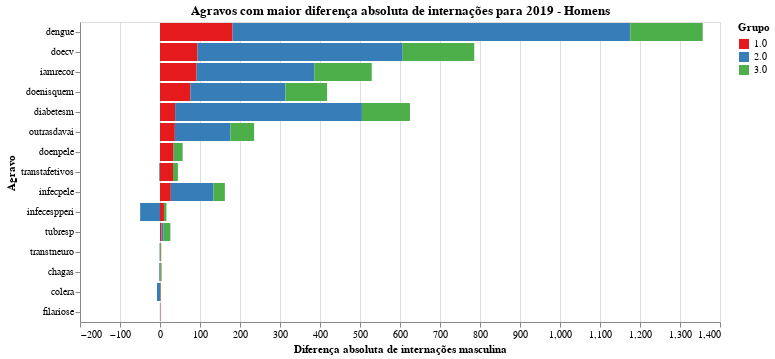

The cell this chart's notebook holds for it:
### Code cell
chart = plot_grafico_dif(df_19, df_r,
                         'inter_homem', 
                         "Agravos com maior diferença absoluta de internações para 2019 - Homens",
                        "Diferença absoluta de internações masculina")

#chart.save('tx_bruta_h.svg')
chart

### Figure 1 — Vega-Lite specification as saved in the notebook (floating-point values rounded to 4 significant figures)
{"config": {"view": {"continuousWidth": 400, "continuousHeight": 300}, "range": {"category": {"scheme": "set1"}}}, "data": {"name": "data-79b59f3e9627584c530c65aa4ca436ff"}, "mark": "bar", "encoding": {"color": {"type": "nominal", "field": "grupo", "title": "Grupo"}, "order": {"type": "nominal", "field": "grupo", "sort": "ascending"}, "tooltip": {"type": "quantitative", "field": "taxa"}, "x": {"type": "quantitative", "field": "taxa", "title": "Diferença absoluta de internações masculina"}, "y": {"type": "nominal", "field": "agravo", "sort": null, "title": "Agravo"}}, "title": "Agravos com maior diferença absoluta de internações para 2019 - Homens", "width": 640, "$schema": "https://vega.github.io/schema/vega-lite/v4.8.1.json", "datasets": {"data-79b59f3e9627584c530c65aa4ca436ff": [{"agravo": "dengue", "grupo": "1.0", "taxa": 181.4}, {"agravo": "dengue", "grupo": "2.0", "taxa": 994.4}, {"agravo": "dengue", "grupo": "3.0", "taxa": 181.0}, {"agravo": "doecv", "grupo": "1.0", "taxa": 93.67}, {"agravo": "doecv", "grupo": "2.0", "taxa": 513.1}, {"agravo": "doecv", "grupo": "3.0", "taxa": 178.9}, {"agravo": "iamrecor", "grupo": "1.0", "taxa": 91.44}, {"agravo": "iamrecor", "grupo": "2.0", "taxa": 294.7}, {"agravo": "iamrecor", "grupo": "3.0", "taxa": 143.2}, {"agravo": "doenisquem", "grupo": "1.0", "taxa": 76.11}, {"agravo": "doenisquem", "grupo": "2.0", "taxa": 237.4}, {"agravo": "doenisquem", "grupo": "3.0", "taxa": 104.1}, {"agravo": "diabetesm", "grupo": "1.0", "taxa": 37.78}, {"agravo": "diabetesm", "grupo": "2.0", "taxa": 467.0}, {"agravo": "diabetesm", "grupo": "3.0", "taxa": 120.1}, {"agravo": "outrasdavai", "grupo": "1.0", "taxa": 37.11}, {"agravo": "outrasdavai", "grupo": "2.0", "taxa": 139.0}, {"agravo": "outrasdavai", "grupo": "3.0", "taxa": 59.22}, {"agravo": "doenpele", "grupo": "1.0", "taxa": 33.89}, {"agravo": "doenpele", "grupo": "2.0", "taxa": 0.6667}, {"agravo": "doenpele", "grupo": "3.0", "taxa": 22.11}, {"agravo": "transtafetivos", "grupo": "1.0", "taxa": 32.44}, {"agravo": "transtafetivos", "grupo": "2.0", "taxa": -1.778}, {"agravo": "transtafetivos", "grupo": "3.0", "taxa": 12.33}, {"agravo": "infecpele", "grupo": "1.0", "taxa": 27.0}, {"agravo": "infecpele", "grupo": "2.0", "taxa": 106.9}, {"agravo": "infecpele", "grupo": "3.0", "taxa": 28.22}, {"agravo": "infecespperi", "grupo": "1.0", "taxa": 9.889}, {"agravo": "infecespperi", "grupo": "2.0", "taxa": -49.67}, {"agravo": "infecespperi", "grupo": "3.0", "taxa": 6.222}, {"agravo": "tubresp", "grupo": "1.0", "taxa": 3.778}, {"agravo": "tubresp", "grupo": "2.0", "taxa": 5.333}, {"agravo": "tubresp", "grupo": "3.0", "taxa": 16.78}, {"agravo": "transtneuro", "grupo": "1.0", "taxa": 1.444}, {"agravo": "transtneuro", "grupo": "2.0", "taxa": -1.0}, {"agravo": "transtneuro", "grupo": "3.0", "taxa": 1.667}, {"agravo": "chagas", "grupo": "1.0", "taxa": 1.333}, {"agravo": "chagas", "grupo": "2.0", "taxa": -1.778}, {"agravo": "chagas", "grupo": "3.0", "taxa": 2.667}, {"agravo": "colera", "grupo": "1.0", "taxa": 1.333}, {"agravo": "colera", "grupo": "2.0", "taxa": -7.556}, {"agravo": "colera", "grupo": "3.0", "taxa": 0.8889}, {"agravo": "filariose", "grupo": "1.0", "taxa": 1.0}, {"agravo": "filariose", "grupo": "2.0", "taxa": -0.2222}, {"agravo": "filariose", "grupo": "3.0", "taxa": 0.0}]}}
